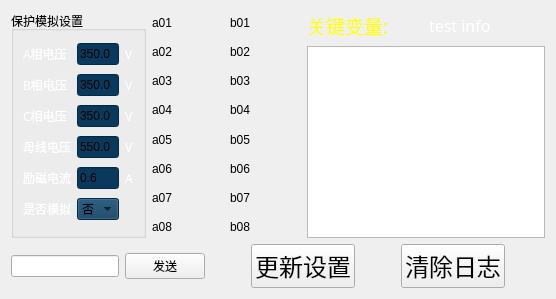
     <widget class="QWidget" name="debugpage">
      <layout class="QGridLayout" name="gridLayout_4">
       <item row="0" column="0">
        <layout class="QVBoxLayout" name="verticalLayout_2">
         <item>
          <layout class="QHBoxLayout" name="horizontalLayout_10" stretch="4,5,8">
           <item>
            <widget class="QGroupBox" name="groupBox_2">
             <property name="maximumSize">
              <size>
               <width>300</width>
               <height>16777215</height>
              </size>
             </property>
             <property name="styleSheet">
              <string notr="true">color: rgb(255, 255, 255</string>
             </property>
             <property name="title">
              <string>保护模拟设置</string>
             </property>
             <layout class="QGridLayout" name="gridLayout_5">
              <item row="0" column="0">
               <widget class="QLabel" name="label_51">
                <property name="font">
                 <font>
                  <family>微软雅黑</family>
                 </font>
                </property>
                <property name="styleSheet">
                 <string notr="true">color: rgb(255, 255, 255);</string>
                </property>
                <property name="text">
                 <string>A相电压</string>
                </property>
               </widget>
              </item>
              <item row="0" column="1">
               <widget class="mylineedit" name="lEdit_AVolt_Simu">
                <property name="styleSheet">
                 <string notr="true">background-color: rgb(9, 57, 93);</string>
                </property>
                <property name="text">
                 <string>350.0</string>
                </property>
               </widget>
              </item>
              <item row="0" column="2">
               <widget class="QLabel" name="label_54">
                <property name="font">
                 <font>
                  <family>微软雅黑</family>
                 </font>
                </property>
                <property name="styleSheet">
                 <string notr="true">color: rgb(255, 255, 255);</string>
                </property>
                <property name="text">
                 <string>V</string>
                </property>
               </widget>
              </item>
              <item row="1" column="0">
               <widget class="QLabel" name="label_52">
                <property name="font">
                 <font>
                  <family>微软雅黑</family>
                 </font>
                </property>
                <property name="styleSheet">
                 <string notr="true">color: rgb(255, 255, 255);</string>
                </property>
                <property name="text">
                 <string>B相电压</string>
                </property>
               </widget>
              </item>
              <item row="1" column="1">
               <widget class="mylineedit" name="lEdit_BVolt_Simu">
                <property name="styleSheet">
                 <string notr="true">background-color: rgb(9, 57, 93);</string>
                </property>
                <property name="text">
                 <string>350.0</string>
                </property>
               </widget>
              </item>
              <item row="1" column="2">
               <widget class="QLabel" name="label_55">
                <property name="font">
                 <font>
                  <family>微软雅黑</family>
                 </font>
                </property>
                <property name="styleSheet">
                 <string notr="true">color: rgb(255, 255, 255);</string>
                </property>
                <property name="text">
                 <string>V</string>
                </property>
               </widget>
              </item>
              <item row="2" column="0">
               <widget class="QLabel" name="label_53">
                <property name="font">
                 <font>
                  <family>微软雅黑</family>
                 </font>
                </property>
                <property name="styleSheet">
                 <string notr="true">color: rgb(255, 255, 255);</string>
                </property>
                <property name="text">
                 <string>C相电压</string>
                </property>
               </widget>
              </item>
              <item row="2" column="1">
               <widget class="mylineedit" name="lEdit_CVolt_Simu">
                <property name="styleSheet">
                 <string notr="true">background-color: rgb(9, 57, 93);</string>
                </property>
                <property name="text">
                 <string>350.0</string>
                </property>
               </widget>
              </item>
              <item row="2" column="2">
               <widget class="QLabel" name="label_60">
                <property name="font">
                 <font>
                  <family>微软雅黑</family>
                 </font>
                </property>
                <property name="styleSheet">
                 <string notr="true">color: rgb(255, 255, 255);</string>
                </property>
                <property name="text">
                 <string>V</string>
                </property>
               </widget>
              </item>
              <item row="3" column="0">
               <widget class="QLabel" name="label_64">
                <property name="font">
                 <font>
                  <family>微软雅黑</family>
                 </font>
                </property>
                <property name="styleSheet">
                 <string notr="true">color: rgb(255, 255, 255);</string>
                </property>
                <property name="text">
                 <string>母线电压</string>
                </property>
               </widget>
              </item>
              <item row="3" column="1">
               <widget class="mylineedit" name="lEdit_BusVolt_Simu">
                <property name="styleSheet">
                 <string notr="true">background-color: rgb(9, 57, 93);</string>
                </property>
                <property name="text">
                 <string>550.0</string>
                </property>
               </widget>
              </item>
              <item row="3" column="2">
               <widget class="QLabel" name="label_63">
                <property name="font">
                 <font>
                  <family>微软雅黑</family>
                 </font>
                </property>
                <property name="styleSheet">
                 <string notr="true">color: rgb(255, 255, 255);</string>
                </property>
                <property name="text">
                 <string>V</string>
                </property>
               </widget>
              </item>
              <item row="4" column="0">
               <widget class="QLabel" name="label_61">
                <property name="font">
                 <font>
                  <family>微软雅黑</family>
                 </font>
                </property>
                <property name="styleSheet">
                 <string notr="true">color: rgb(255, 255, 255);</string>
                </property>
                <property name="text">
                 <string>励磁电流</string>
                </property>
               </widget>
              </item>
              <item row="4" column="1">
               <widget class="mylineedit" name="lEdit_ExcitCurrent_Simu">
                <property name="styleSheet">
                 <string notr="true">background-color: rgb(9, 57, 93);</string>
                </property>
                <property name="text">
                 <string>0.6</string>
                </property>
               </widget>
              </item>
              <item row="4" column="2">
               <widget class="QLabel" name="label_62">
                <property name="font">
                 <font>
                  <family>微软雅黑</family>
                 </font>
                </property>
                <property name="styleSheet">
                 <string notr="true">color: rgb(255, 255, 255);</string>
                </property>
                <property name="text">
                 <string>A</string>
                </property>
               </widget>
              </item>
              <item row="5" column="0">
               <widget class="QLabel" name="label_65">
                <property name="font">
                 <font>
                  <family>微软雅黑</family>
                 </font>
                </property>
                <property name="styleSheet">
                 <string notr="true">color: rgb(255, 255, 255);</string>
                </property>
                <property name="text">
                 <string>是否模拟</string>
                </property>
               </widget>
              </item>
              <item row="5" column="1">
               <widget class="QComboBox" name="comboBox">
                <property name="styleSheet">
                 <string notr="true">background-color: rgb(9, 57, 93);</string>
                </property>
                <item>
                 <property name="text">
                  <string>否</string>
                 </property>
                </item>
                <item>
                 <property name="text">
                  <string>是</string>
                 </property>
                </item>
               </widget>
              </item>
             </layout>
            </widget>
           </item>
           <item>
            <layout class="QHBoxLayout" name="horizontalLayout">
             <item>
              <layout class="QVBoxLayout" name="verticalLayout_3">
               <item>
                <widget class="QLabel" name="a01">
                 <property name="text">
                  <string>a01</string>
                 </property>
                </widget>
               </item>
               <item>
                <widget class="QLabel" name="a02">
                 <property name="text">
                  <string>a02</string>
                 </property>
                </widget>
               </item>
               <item>
                <widget class="QLabel" name="a03">
                 <property name="text">
                  <string>a03</string>
                 </property>
                </widget>
               </item>
               <item>
                <widget class="QLabel" name="a04">
                 <property name="text">
                  <string>a04</string>
                 </property>
                </widget>
               </item>
               <item>
                <widget class="QLabel" name="a05">
                 <property name="text">
                  <string>a05</string>
                 </property>
                </widget>
               </item>
               <item>
                <widget class="QLabel" name="a06">
                 <property name="text">
                  <string>a06</string>
                 </property>
                </widget>
               </item>
               <item>
                <widget class="QLabel" name="a07">
                 <property name="text">
                  <string>a07</string>
                 </property>
                </widget>
               </item>
               <item>
                <widget class="QLabel" name="a08">
                 <property name="text">
                  <string>a08</string>
                 </property>
                </widget>
               </item>
              </layout>
             </item>
             <item>
              <layout class="QVBoxLayout" name="verticalLayout_7">
               <item>
                <widget class="QLabel" name="b01">
                 <property name="text">
                  <string>b01</string>
                 </property>
                </widget>
               </item>
               <item>
                <widget class="QLabel" name="b02">
                 <property name="text">
                  <string>b02</string>
                 </property>
                </widget>
               </item>
               <item>
                <widget class="QLabel" name="b03">
                 <property name="text">
                  <string>b03</string>
                 </property>
                </widget>
               </item>
               <item>
                <widget class="QLabel" name="b04">
                 <property name="text">
                  <string>b04</string>
                 </property>
                </widget>
               </item>
               <item>
                <widget class="QLabel" name="b05">
                 <property name="text">
                  <string>b05</string>
                 </property>
                </widget>
               </item>
               <item>
                <widget class="QLabel" name="b06">
                 <property name="text">
                  <string>b06</string>
                 </property>
                </widget>
               </item>
               <item>
                <widget class="QLabel" name="b07">
                 <property name="text">
                  <string>b07</string>
                 </property>
                </widget>
               </item>
               <item>
                <widget class="QLabel" name="b08">
                 <property name="text">
                  <string>b08</string>
                 </property>
                </widget>
               </item>
              </layout>
             </item>
            </layout>
           </item>
           <item>
            <layout class="QVBoxLayout" name="verticalLayout">
             <item>
              <layout class="QHBoxLayout" name="horizontalLayout_8">
               <item>
                <widget class="QLabel" name="label_66">
                 <property name="font">
                  <font>
                   <family>微软雅黑</family>
                   <pointsize>14</pointsize>
                  </font>
                 </property>
                 <property name="styleSheet">
                  <string notr="true">color: rgb(255, 255, 0);</string>
                 </property>
                 <property name="text">
                  <string>关键变量:</string>
                 </property>
                </widget>
               </item>
               <item>
                <widget class="QLabel" name="label_key">
                 <property name="font">
                  <font>
                   <family>微软雅黑</family>
                   <pointsize>12</pointsize>
                  </font>
                 </property>
                 <property name="styleSheet">
                  <string notr="true">color: rgb(255, 255, 255);</string>
                 </property>
                 <property name="text">
                  <string>test info</string>
                 </property>
                </widget>
               </item>
              </layout>
             </item>
             <item>
              <widget class="QTextEdit" name="DebugTextEdit"/>
             </item>
            </layout>
           </item>
          </layout>
         </item>
         <item>
          <layout class="QHBoxLayout" name="horizontalLayout_6">
           <item>
            <layout class="QHBoxLayout" name="horizontalLayout_4">
             <item>
              <widget class="QLineEdit" name="lineEdit_sendmsg"/>
             </item>
             <item>
              <widget class="QPushButton" name="pushButton_Send">
               <property name="text">
                <string>发送</string>
               </property>
              </widget>
             </item>
            </layout>
           </item>
           <item>
            <layout class="QHBoxLayout" name="horizontalLayout_2">
             <item>
              <spacer name="horizontalSpacer_13">
               <property name="orientation">
                <enum>Qt::Horizontal</enum>
               </property>
               <property name="sizeHint" stdset="0">
                <size>
                 <width>40</width>
                 <height>20</height>
                </size>
               </property>
              </spacer>
             </item>
             <item>
              <widget class="QPushButton" name="updatesetBtn">
               <property name="font">
                <font>
                 <family>微软雅黑</family>
                 <pointsize>18</pointsize>
                </font>
               </property>
               <property name="text">
                <string>更新设置</string>
               </property>
              </widget>
             </item>
             <item>
              <spacer name="horizontalSpacer_14">
               <property name="orientation">
                <enum>Qt::Horizontal</enum>
               </property>
               <property name="sizeHint" stdset="0">
                <size>
                 <width>40</width>
                 <height>20</height>
                </size>
               </property>
              </spacer>
             </item>
             <item>
              <widget class="QPushButton" name="clearlogBtn">
               <property name="font">
                <font>
                 <family>微软雅黑</family>
                 <pointsize>18</pointsize>
                </font>
               </property>
               <property name="text">
                <string>清除日志</string>
               </property>
              </widget>
             </item>
             <item>
              <spacer name="horizontalSpacer_12">
               <property name="orientation">
                <enum>Qt::Horizontal</enum>
               </property>
               <property name="sizeHint" stdset="0">
                <size>
                 <width>40</width>
                 <height>20</height>
                </size>
               </property>
              </spacer>
             </item>
            </layout>
           </item>
          </layout>
         </item>
        </layout>
       </item>
      </layout>
     </widget>
